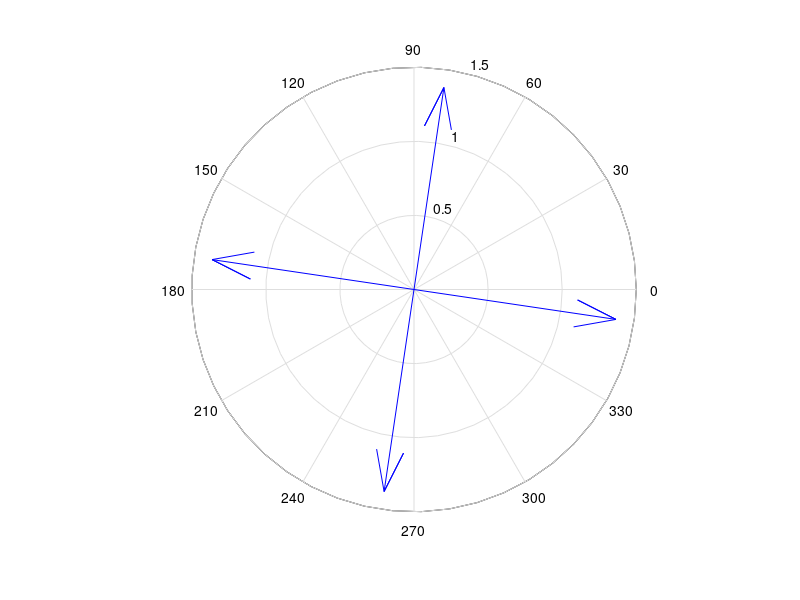

MATLAB code for this plot:
% operaciones basicas
%a)
5-3*9-6 + 15/6;

%b)
5-3*(9-6) + 15/6;

%c)
(5-3)*(9-6)+15/6;

%d
((5/3+2/7)/2)-3/4;
% e)
(3/4-1/2*(1+1/3))/(2-1/2);
%f)
(1/2+3/4-(-1/6)*(1/2)^2)/(2-(1/2)^2);
% definamos algunas variables y realicemos operaciones con ellas
A=127;, B=23;, C=579; X=C/B

Y=A*B/C
% utilizando el formato largo realicemos lo siguiente
format long;
5-3*9-6+15/6;
%b)
5-3*(9-6)+15/6;
%c)
(5-3)*(9-6)+15/6;
%c)
(5-3)*(9-6)+(15/6);
%d)
5/3+2/7;
%e)
((5/3+2/7)/2)-3/4;
%con el formtao racional realicemos lo siguiente
5-3*9-6+15/6;
format rat;
%a)
5-3*9-6+15/6;
%b)
5-3*(9-6)+15/6;
%c)
(5-3)*(9-6)+(15/6);
%d)
5/3+2/7;
%e)
((5/3+2/7)/2)-3/4;
%utilizando numeros complejos realice operaciones basicas
z1=6+8i;
z2=9*8+9i;
z3=6i/5;
z1*z3/z2;
z1+z1+z2+z3;
z3/z2;


%utilizando numeros complejos realice operaciones basicas
z1=6+8i;
z2=9*8+9i;
z3=6i/5;
z1*z3/z2;
z1+z1+z2+z3;
z3/z2;
% elevar un numero al cuadrado
z2^2
% obtener el modulo de un numero complejo
abs(z2)
%obtener el angulo del complejo
angle(z3)
%obtener el conjugado
conj(z1)
%obtener la parte real
real (z2)
%obtener la parte imaginaria
imag(z1)
%obtener la raiz de un numero complejo
z = 3 - 2i;
n = 4;
k = 0:3;
theta = angle(z);
raiz_z = nthroot(abs(z),n)*exp(i*(theta+2*k*pi)/n)
%graficar numeros complejos en el plano polar
compass(raiz_z)